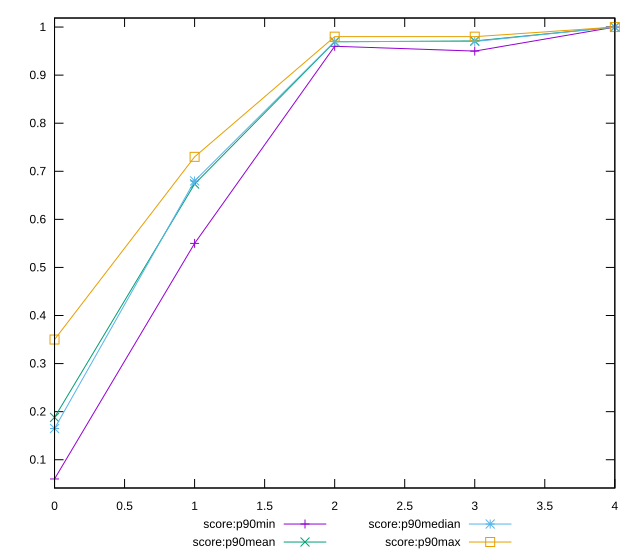

This chart was generated by the following gnuplot code:
reset

$scoreP90Min <<EOF
0 0.06
1 0.55
2 0.96
3 0.95
4 1
EOF

$scoreP90Mean <<EOF
0 0.1879787234042553
1 0.673510638297872
2 0.9692553191489353
3 0.9711702127659566
4 1
EOF

$scoreP90Median <<EOF
0 0.165
1 0.68
2 0.97
3 0.97
4 1
EOF

$scoreP90Max <<EOF
0 0.35
1 0.73
2 0.98
3 0.98
4 1
EOF

set key outside below
set xrange [0:4]
set yrange [0.0412:1.0188]
set trange [0.0412:1.0188]
set terminal svg size 640, 560 enhanced background rgb 'white'
set output "report_00025_2021-02-22T21:38:55.199Z/speed-index/progression/score.svg"

plot $scoreP90Min title "score:p90min" with linespoints, \
     $scoreP90Mean title "score:p90mean" with linespoints, \
     $scoreP90Median title "score:p90median" with linespoints, \
     $scoreP90Max title "score:p90max" with linespoints

reset
